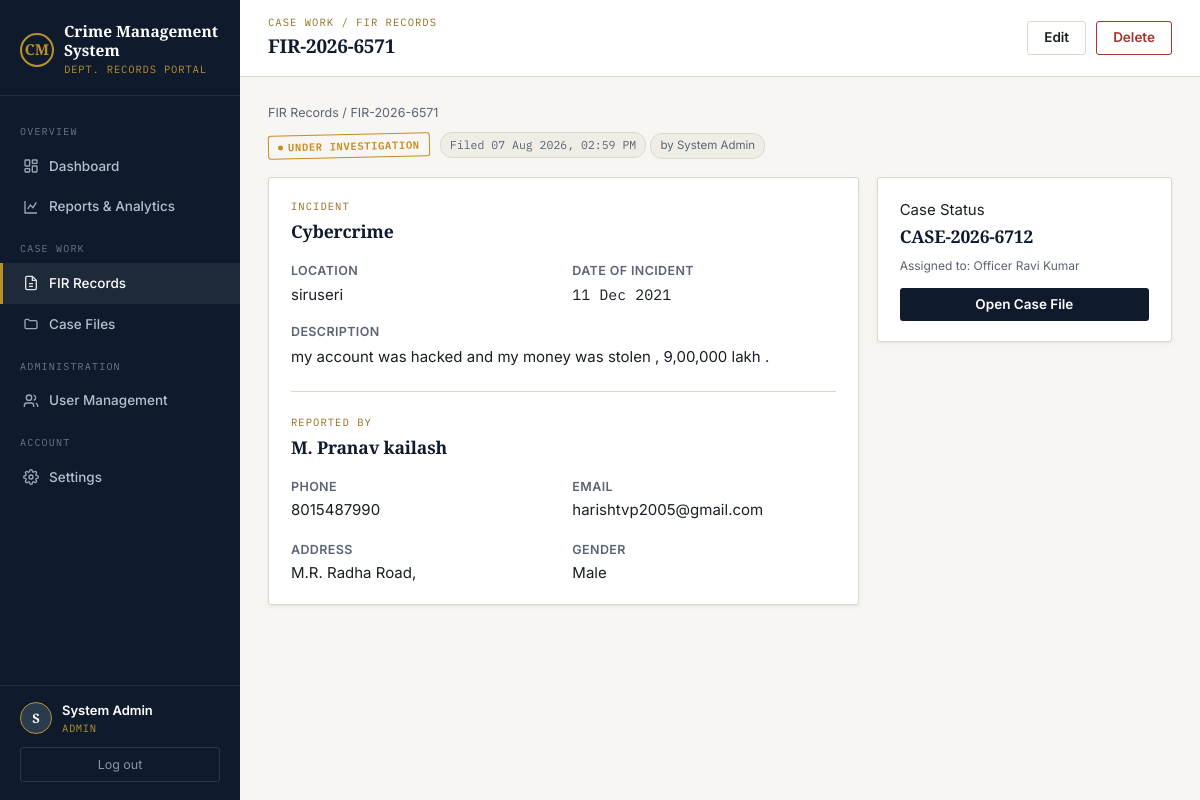
The page /firs/2 (signed in) on the database its author committed.
### models.py (models this page shows, shortened)
class User(db.Model, UserMixin):
    __tablename__ = "users"
    id = db.Column(db.Integer, primary_key=True)
    name = db.Column(db.String(120), nullable=False)
    username = db.Column(db.String(80), unique=True, nullable=False)
    email = db.Column(db.String(120), unique=True, nullable=True)
    password_hash = db.Column(db.String(255), nullable=False)
    role = db.Column(db.String(20), nullable=False, default="officer")  # admin | officer
    badge_number = db.Column(db.String(40), unique=True, nullable=True)
    phone = db.Column(db.String(20), nullable=True)
    is_active_user = db.Column(db.Boolean, default=True)
    created_at = db.Column(db.DateTime, default=datetime.utcnow)
    cases_assigned = db.relationship("Case", backref="officer", lazy=True,
                                      foreign_keys="Case.officer_id")
    @property
    def is_admin(self):
        return self.role == "admin"

class FIR(db.Model):
    __tablename__ = "firs"
    id = db.Column(db.Integer, primary_key=True)
    fir_number = db.Column(db.String(40), unique=True, nullable=False)
    crime_type = db.Column(db.String(80), nullable=False)
    location = db.Column(db.String(200), nullable=False)
    date_of_incident = db.Column(db.Date, nullable=False, default=date.today)
    date_filed = db.Column(db.DateTime, default=datetime.utcnow)
    description = db.Column(db.Text, nullable=False)
    status = db.Column(db.String(30), default="Registered")
    complainant_id = db.Column(db.Integer, db.ForeignKey("complainants.id"), nullable=False)
    filed_by_id = db.Column(db.Integer, db.ForeignKey("users.id"), nullable=True)
    case = db.relationship("Case", backref="fir", uselist=False, lazy=True)
    filed_by = db.relationship("User", foreign_keys=[filed_by_id])

class Complainant(db.Model):
    __tablename__ = "complainants"
    id = db.Column(db.Integer, primary_key=True)
    name = db.Column(db.String(120), nullable=False)
    phone = db.Column(db.String(20), nullable=False)
    email = db.Column(db.String(120), nullable=True)
    address = db.Column(db.String(255), nullable=True)
    gender = db.Column(db.String(20), nullable=True)
    created_at = db.Column(db.DateTime, default=datetime.utcnow)
    firs = db.relationship("FIR", backref="complainant", lazy=True)

class Case(db.Model):
    __tablename__ = "cases"
    id = db.Column(db.Integer, primary_key=True)
    case_number = db.Column(db.String(40), unique=True, nullable=False)
    fir_id = db.Column(db.Integer, db.ForeignKey("firs.id"), nullable=False)
    officer_id = db.Column(db.Integer, db.ForeignKey("users.id"), nullable=True)
    status = db.Column(db.String(30), default="Open")  # Open | Investigating | Closed
    description = db.Column(db.Text, nullable=True)
    priority = db.Column(db.String(20), default="Medium")  # Low | Medium | High
    created_at = db.Column(db.DateTime, default=datetime.utcnow)
    closed_at = db.Column(db.DateTime, nullable=True)
    evidences = db.relationship("Evidence", backref="case", lazy=True, cascade="all, delete-orphan")
    witnesses = db.relationship("Witness", backref="case", lazy=True, cascade="all, delete-orphan")
    notes = db.relationship("InvestigationNote", backref="case", lazy=True, cascade="all, delete-orphan")
    court_records = db.relationship("CourtRecord", backref="case", lazy=True, cascade="all, delete-orphan")
    charge_sheet = db.relationship("ChargeSheet", backref="case", uselist=False, lazy=True,
                                    cascade="all, delete-orphan")

### app.py (the view)
@app.route("/firs/<int:fir_id>")
@login_required
def fir_detail(fir_id):
    fir = db.session.get(FIR, fir_id) or abort(404)
    officers = User.query.filter_by(role="officer", is_active_user=True).all()
    return render_template("fir_detail.html", fir=fir, officers=officers)

### app.py (called while the page is built)
@login_manager.user_loader
def load_user(user_id):
    return db.session.get(User, int(user_id))

@app.context_processor
def inject_globals():
    return {"now": datetime.utcnow()}

### templates/fir_detail.html (shortened to what this page needs)
{% extends "base.html" %}
{% block eyebrow %}Case Work / FIR Records{% endblock %}
{% block page_title %}{{ fir.fir_number }}{% endblock %}
{% block topbar_actions %}
<div style="display:flex; gap:10px;">
  <a href="{{ url_for('fir_edit', fir_id=fir.id) }}" class="btn btn-outline">Edit</a>
  {% if current_user.is_admin %}
  <form method="POST" action="{{ url_for('fir_delete', fir_id=fir.id) }}" data-confirm="Delete FIR {{ fir.fir_number }}? This cannot be undone.">
    <button type="submit" class="btn btn-danger">Delete</button>
  </form>
  {% endif %}
</div>
{% endblock %}
{% block content %}
<div class="breadcrumb"><a href="{{ url_for('fir_list') }}">FIR Records</a> / {{ fir.fir_number }}</div>
<div style="margin-bottom:18px;">
  <span class="stamp stamp-{{ fir.status|lower|replace(' ', '') }}">{{ fir.status }}</span>
  <span class="chip mono" style="margin-left:6px;">Filed {{ fir.date_filed.strftime('%d %b %Y, %I:%M %p') }}</span>
  {% if fir.filed_by %}<span class="chip">by {{ fir.filed_by.name }}</span>{% endif %}
</div>
<div class="grid" style="grid-template-columns: 2fr 1fr; align-items:start;">
  <div class="card card-pad">
    <div class="section-title"><div><span class="eyebrow">Incident</span><h3 style="margin:0;">{{ fir.crime_type }}</h3></div></div>
    <div class="grid grid-2" style="margin-bottom:16px;">
      <div><label style="margin-bottom:2px;">Location</label><div>{{ fir.location }}</div></div>
      <div><label style="margin-bottom:2px;">Date of Incident</label><div class="mono">{{ fir.date_of_incident.strftime('%d %b %Y') }}</div></div>
    </div>
    <label style="margin-bottom:4px;">Description</label>
    <p style="white-space:pre-wrap; margin:0;">{{ fir.description }}</p>
    <div class="divider"></div>
    <div class="section-title"><div><span class="eyebrow">Reported by</span><h3 style="margin:0;">{{ fir.complainant.name }}</h3></div></div>
    <div class="grid grid-2">
      <div><label style="margin-bottom:2px;">Phone</label><div>{{ fir.complainant.phone }}</div></div>
      <div><label style="margin-bottom:2px;">Email</label><div>{{ fir.complainant.email or '—' }}</div></div>
      <div><label style="margin-bottom:2px;">Address</label><div>{{ fir.complainant.address or '—' }}</div></div>
      <div><label style="margin-bottom:2px;">Gender</label><div>{{ fir.complainant.gender or '—' }}</div></div>
    </div>
  </div>
  <div class="card card-pad">
    <span class="eyebrow">Case Status</span>
    {% if fir.case %}
    <h3 style="margin-top:2px;">{{ fir.case.case_number }}</h3>
    <p class="help-text">Assigned to: {{ fir.case.officer.name if fir.case.officer else 'Unassigned' }}</p>
    <a href="{{ url_for('case_detail', case_id=fir.case.id) }}" class="btn btn-primary btn-block">Open Case File</a>
    {% endif %}
  </div>
</div>
{% endblock %}

### templates/base.html (shortened to what this page needs)
<!DOCTYPE html>
<html lang="en">
<head>
<link rel="stylesheet" href="{{ url_for('static', filename='css/style.css') }}">
</head>
<body>
<div class="app-shell">
  <aside class="sidebar" id="sidebar">
    <div class="sidebar-brand">
      <div class="sidebar-brand-row">
        <span class="badge-mark">CM</span>
        <div>
          <div class="name">Crime Management<br>System</div>
          <div class="sub">Dept. Records Portal</div>
        </div>
      </div>
    </div>
    <nav class="sidebar-nav">
      <div class="nav-group-label">Overview</div>
      <a href="{{ url_for('dashboard') }}" class="nav-tab {{ 'active' if request.endpoint == 'dashboard' }}">
        <svg viewBox="0 0 24 24" fill="none" stroke="currentColor" stroke-width="2"><rect x="3" y="3" width="7" height="9" rx="1"/><rect x="14" y="3" width="7" height="5" rx="1"/><rect x="14" y="12" width="7" height="9" rx="1"/><rect x="3" y="16" width="7" height="5" rx="1"/></svg>
        Dashboard
      </a>
      <a href="{{ url_for('reports') }}" class="nav-tab {{ 'active' if request.endpoint == 'reports' }}">
        <svg viewBox="0 0 24 24" fill="none" stroke="currentColor" stroke-width="2"><path d="M3 3v18h18"/><path d="M7 15l4-6 4 4 5-8"/></svg>
        Reports &amp; Analytics
      </a>
      <div class="nav-group-label">Case Work</div>
      <a href="{{ url_for('fir_list') }}" class="nav-tab {{ 'active' if request.endpoint in ['fir_list','fir_new','fir_detail','fir_edit'] }}">
        <svg viewBox="0 0 24 24" fill="none" stroke="currentColor" stroke-width="2"><path d="M14 2H6a2 2 0 0 0-2 2v16a2 2 0 0 0 2 2h12a2 2 0 0 0 2-2V8z"/><path d="M14 2v6h6"/><path d="M9 13h6M9 17h6"/></svg>
        FIR Records
      </a>
      <a href="{{ url_for('case_list') }}" class="nav-tab {{ 'active' if request.endpoint in ['case_list','case_detail'] }}">
        <svg viewBox="0 0 24 24" fill="none" stroke="currentColor" stroke-width="2"><path d="M3 7a2 2 0 0 1 2-2h3l2 2h9a2 2 0 0 1 2 2v8a2 2 0 0 1-2 2H5a2 2 0 0 1-2-2z"/></svg>
        Case Files
      </a>
      {% if current_user.is_authenticated and current_user.is_admin %}
      <div class="nav-group-label">Administration</div>
      <a href="{{ url_for('user_list') }}" class="nav-tab {{ 'active' if request.endpoint in ['user_list','user_new','user_edit'] }}">
        <svg viewBox="0 0 24 24" fill="none" stroke="currentColor" stroke-width="2"><path d="M16 21v-2a4 4 0 0 0-4-4H6a4 4 0 0 0-4 4v2"/><circle cx="9" cy="7" r="4"/><path d="M22 21v-2a4 4 0 0 0-3-3.87"/><path d="M16 3.13a4 4 0 0 1 0 7.75"/></svg>
        User Management
      </a>
      {% endif %}
      <div class="nav-group-label">Account</div>
      <a href="{{ url_for('settings') }}" class="nav-tab {{ 'active' if request.endpoint == 'settings' }}">
        Settings
      </a>
    </nav>
    {% if current_user.is_authenticated %}
    <div class="sidebar-foot">
      <div class="sidebar-user">
        <span class="avatar-circle">{{ current_user.name[:1] }}</span>
        <div>
          <div class="u-name">{{ current_user.name }}</div>
          <div class="u-role">{{ current_user.role }}</div>
        </div>
      </div>
      <a href="{{ url_for('logout') }}" class="logout-link">Log out</a>
    </div>
    {% endif %}
  </aside>
  <div class="main-area">
    <header class="topbar">
      <div style="display:flex; align-items:center; gap:14px;">
        <div>
          <div class="eyebrow">{% block eyebrow %}Records Portal{% endblock %}</div>
          <h1>{% block page_title %}Dashboard{% endblock %}</h1>
        </div>
      </div>
      {% block topbar_actions %}{% endblock %}
    </header>
    <div class="content">
      {% block content %}{% endblock %}
    </div>
  </div>
</div>
</body>
</html>

### rows shown on the page
User: name "S", name "System Admin", role "ADMIN", filed_by.name "System Admin"
FIR: fir_number "FIR-2026-6571", status "UNDER INVESTIGATION", date_filed "07 Aug 2026, 02:59 PM", crime_type "Cybercrime", location "siruseri", date_of_incident "11 Dec 2021", description "my account was hacked and my money was stolen , 9,00,000 lakh ."
Complainant: complainant.name "M. Pranav kailash", complainant.phone "8015487990", complainant "harishtvp2005@gmail.com", complainant "M.R. Radha Road,", complainant "Male"
Case: case.case_number "CASE-2026-6712"
User: case.officer "Officer Ravi Kumar"
